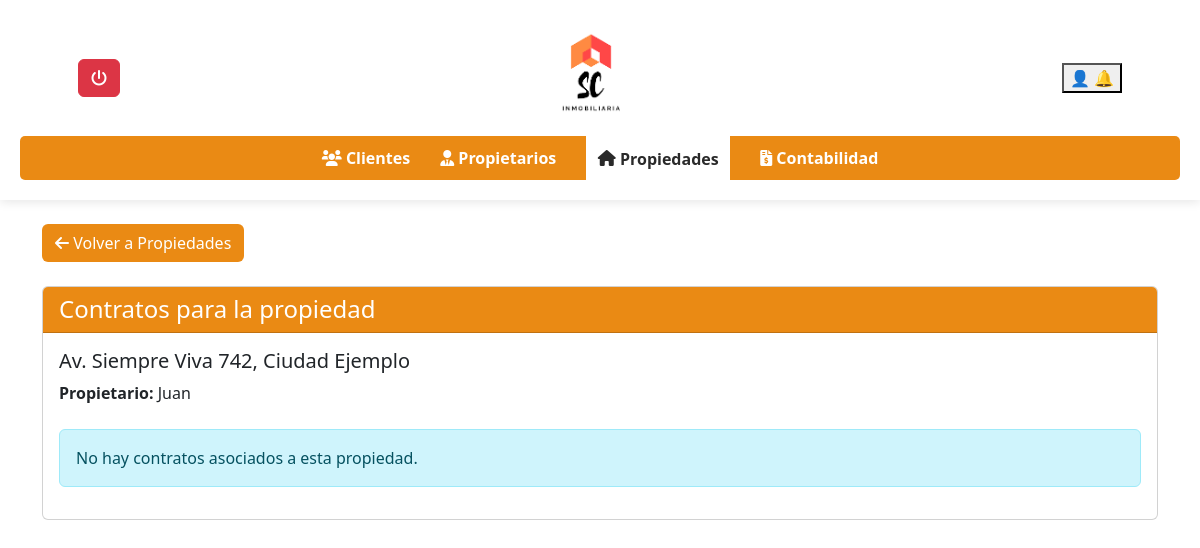
The page /inmobiliaria/ver_contrato.php?id=1 (signed in) on the database as committed earlier.
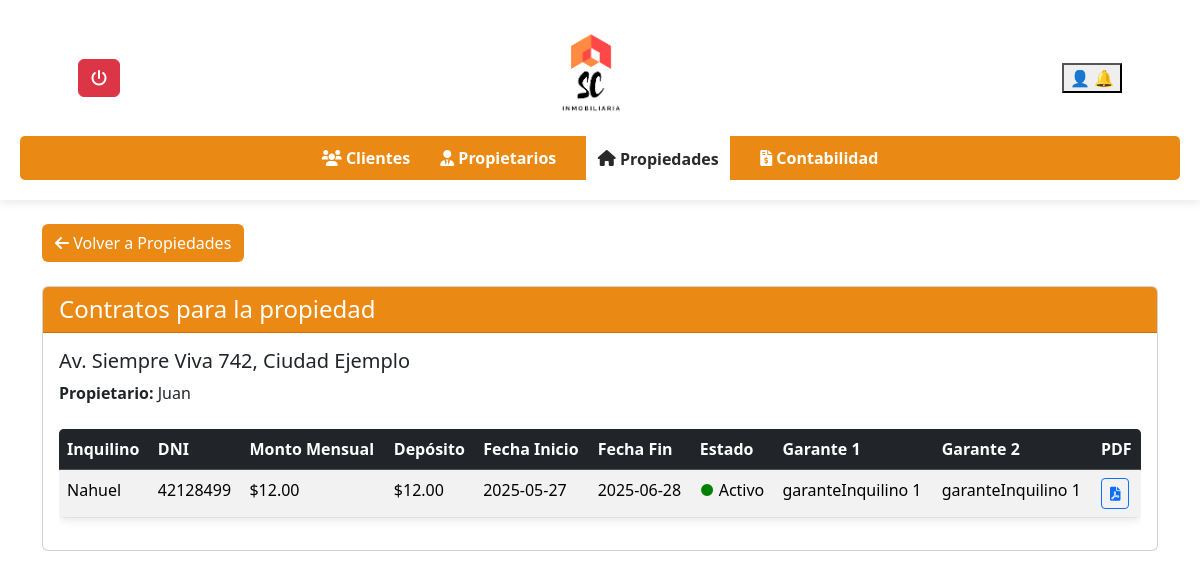
The same page on the database as committed later.
### tables this page shows
CREATE TABLE `contratos` (
  `ContratoID` int(11) NOT NULL,
  `ClienteID` int(11) NOT NULL,
  `InquilinoID` int(11) NOT NULL,
  `PropiedadID` int(11) NOT NULL,
  `GaranteInquilinoID` int(11) DEFAULT NULL,
  `fecha_inicio` date NOT NULL,
  `fecha_fin` date NOT NULL,
  `canon_mensual` decimal(10,2) NOT NULL,
  `deposito` decimal(10,2) DEFAULT 0.00,
  `estado` enum('activo','vencido','rescindido') DEFAULT 'activo',
  `alerta_enviada` tinyint(1) DEFAULT 0,
  `creado_en` timestamp NOT NULL DEFAULT current_timestamp()
);

CREATE TABLE `inquilinos` (
  `InquilinoID` int(11) NOT NULL,
  `Fecha` date DEFAULT NULL,
  `Nombre` varchar(50) NOT NULL,
  `Apellido` varchar(50) NOT NULL,
  `DNI` varchar(20) NOT NULL,
  `Telefono` varchar(20) DEFAULT NULL,
  `Mail` varchar(100) DEFAULT NULL,
  `ClienteID` int(11) DEFAULT NULL,
  `PropiedadID` int(11) DEFAULT NULL
);

CREATE TABLE `garantesinquilinos` (
  `GaranteInquilinoID` int(11) NOT NULL,
  `Fecha` date NOT NULL,
  `Nombre` varchar(50) NOT NULL,
  `Apellido` varchar(50) NOT NULL,
  `Direccion` varchar(100) NOT NULL,
  `DNI` varchar(20) NOT NULL,
  `DireccionPersonal` varchar(100) DEFAULT NULL,
  `Telefono` varchar(20) DEFAULT NULL,
  `Mail` varchar(100) DEFAULT NULL,
  `InquilinoID` int(11) DEFAULT NULL
);

### inmobiliaria/ver_contrato.php (the view, shortened to what the changed rows need)
<!DOCTYPE html>
<html lang="es">
<head>
    <link rel="stylesheet" href="https://cdnjs.cloudflare.com/ajax/libs/font-awesome/6.0.0/css/all.min.css">
    <link rel="stylesheet" href="styles.css">
    <link href="https://cdn.jsdelivr.net/npm/bootstrap@5.3.3/dist/css/bootstrap.min.css" rel="stylesheet">
    <link rel="stylesheet" href="//cdn.datatables.net/2.2.2/css/dataTables.dataTables.min.css">
</head>
<body>
    <div class="container mt-4">
        <?php
        include 'conexion.php';
        $propiedadID = isset($_GET['id']) ? intval($_GET['id']) : null;
        $propiedadQuery = "
            SELECT p.Direccion, p.Ciudad, cl.Nombre AS ClienteNombre
            FROM propiedades p
            JOIN clientes cl ON p.ClienteID = cl.ClienteID
            WHERE p.PropiedadID = $propiedadID
        ";
        $propiedadResult = mysqli_query($conn, $propiedadQuery);
        if ($propiedadRow = mysqli_fetch_assoc($propiedadResult)) {
            $direccion = $propiedadRow['Direccion'];
            $ciudad = $propiedadRow['Ciudad'];
            $nombrePropietario = $propiedadRow['ClienteNombre'];
        } else {
            echo '<div class="alert alert-warning">Propiedad no encontrada.</div>';
            exit;
        }
        ?>
        <div class="card mb-4">
            <div class="card-header text-white" style="background-color:rgba(233, 128, 0, 0.92);">
                <h2 class="h4 mb-0">Contratos para la propiedad</h2>
            </div>
            <div class="card-body">
                <h3 class="h5"><?php echo "$direccion, $ciudad"; ?></h3>
                <p class="mb-4"><strong>Propietario:</strong> <?php echo $nombrePropietario; ?></p>
                <?php
                $sql = "
                    SELECT c.*,
                           i.Nombre AS InquilinoNombre,
                           i.DNI AS InquilinoDNI,
                           g1.Nombre AS Garante1Nombre,
                           g2.Nombre AS Garante2Nombre
                    FROM contratos c
                    JOIN inquilinos i ON c.InquilinoID = i.InquilinoID
                    LEFT JOIN garantesinquilinos g1 ON c.GaranteinquilinoID = g1.GaranteInquilinoID
                    LEFT JOIN garantesinquilinos g2 ON c.GaranteInquilinoID = g2.GaranteInquilinoID
                    WHERE c.PropiedadID = $propiedadID
                ";
                $result = mysqli_query($conn, $sql);
                if (mysqli_num_rows($result) > 0) {
                ?>
                    <div class="table-responsive">
                        <table class="table table-striped table-hover">
                            <thead class="table-dark">
                                <tr>
                                    <th>Inquilino</th>
                                    <th>DNI</th>
                                    <th>Monto Mensual</th>
                                    <th>Depósito</th>
                                    <th>Fecha Inicio</th>
                                    <th>Fecha Fin</th>
                                    <th>Estado</th>
                                    <th>Garante 1</th>
                                    <th>Garante 2</th>
                                    <th>PDF</th>
                                </tr>
                            </thead>
                            <tbody>
                                <?php
                               while ($row = mysqli_fetch_assoc($result)) {
    $estado = '';
    $hoy = date('Y-m-d');
    $color = '';
    if ($row['fecha_fin'] < $hoy) {
        $estado = 'Vencido';
        $color = 'red';
    } elseif ($row['fecha_inicio'] <= $hoy && $row['fecha_fin'] >= $hoy) {
        $estado = 'Activo';
        $color = 'green';
    } else {
        $estado = 'Indefinido';
        $color = 'gray';
    }
                            echo "<tr>
                                <td>{$row['InquilinoNombre']}</td>
                                <td>{$row['InquilinoDNI']}</td>
                                <td>\${$row['canon_mensual']}</td>
                                <td>\${$row['deposito']}</td>
                                <td>{$row['fecha_inicio']}</td>
                                <td>{$row['fecha_fin']}</td>
                                <td><span style='color: $color;'>●</span> $estado</td>
                                <td>{$row['Garante1Nombre']}</td>
                                <td>{$row['Garante2Nombre']}</td>
                                <td>
                                     <form action='generar_pdf.php' method='get' target='_blank'>
                                     <input type='hidden' name='contrato_id' value='{$row['ContratoID']}'>
                                     <input type='hidden' name='id' value='$propiedadID'>
                                      <button type='submit' class='btn btn-outline-primary btn-sm' title='Generar PDF'>
                                        <i class='fas fa-file-pdf'></i>
                                      </button>
                                     </form>
                                 </td>
                            </tr>";
                                }
                                ?>
                            </tbody>
                        </table>
                    </div>
                <?php
                } else {
                    echo '<div class="alert alert-info">No hay contratos asociados a esta propiedad.</div>';
                }
                ?>
            </div>
        </div>
    </div>
</body>
</html>

Rows that differ between the two databases and show on the page:
added contratos: InquilinoID.Nombre "Nahuel", InquilinoID.DNI "42128499", canon_mensual "12.00", deposito "12.00", fecha_inicio "2025-05-27", fecha_fin "2025-06-28", estado "Activo", GaranteInquilinoID.Nombre "garanteInquilino 1"
Other text that changed with them:
text no longer shown: "No hay contratos asociados a esta propiedad."
text now shown: "Inquilino DNI Monto Mensual Depósito Fecha Inicio Fecha Fin Estado Garante 1 Garante 2 PDF"
